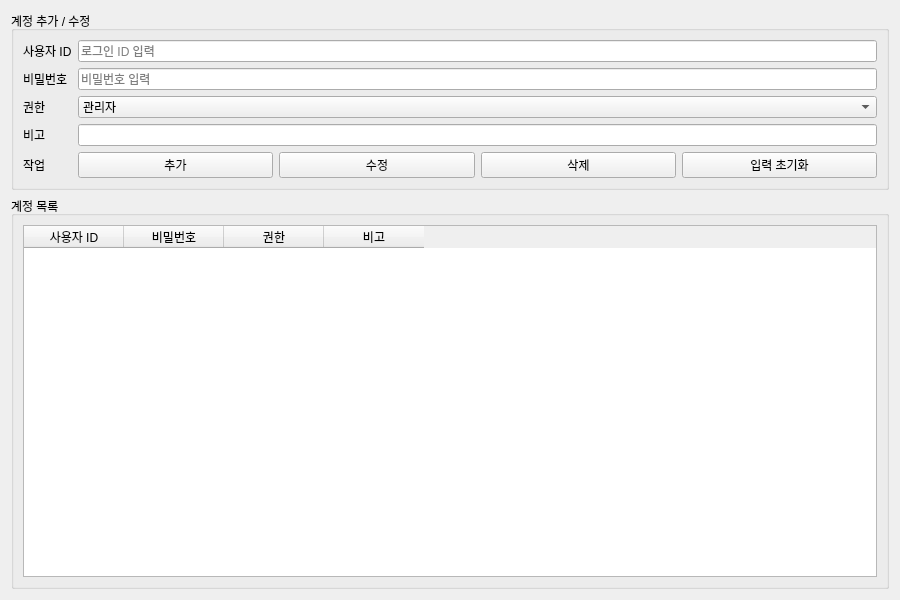
<?xml version="1.0" encoding="UTF-8"?>
<ui version="4.0">
 <class>account_admin</class>
 <widget class="QWidget" name="account_admin">
  <property name="geometry">
   <rect>
    <x>0</x>
    <y>0</y>
    <width>900</width>
    <height>600</height>
   </rect>
  </property>
  <property name="windowTitle">
   <string>계정 관리</string>
  </property>
  <layout class="QVBoxLayout" name="verticalLayout">
   <item>
    <widget class="QGroupBox" name="gbUserEdit">
     <property name="title">
      <string>계정 추가 / 수정</string>
     </property>
     <layout class="QFormLayout" name="formLayoutUser">
      <item row="0" column="0">
       <widget class="QLabel" name="lbUserId">
        <property name="text">
         <string>사용자 ID</string>
        </property>
       </widget>
      </item>
      <item row="0" column="1">
       <widget class="QLineEdit" name="leUserId">
        <property name="placeholderText">
         <string>로그인 ID 입력</string>
        </property>
       </widget>
      </item>
      <item row="1" column="0">
       <widget class="QLabel" name="lbUserName">
        <property name="text">
         <string>비밀번호</string>
        </property>
       </widget>
      </item>
      <item row="1" column="1">
       <widget class="QLineEdit" name="leUserName">
        <property name="placeholderText">
         <string>비밀번호 입력</string>
        </property>
       </widget>
      </item>
      <item row="2" column="0">
       <widget class="QLabel" name="lbRole">
        <property name="text">
         <string>권한</string>
        </property>
       </widget>
      </item>
      <item row="2" column="1">
       <widget class="QComboBox" name="cbRole">
        <item>
         <property name="text">
          <string>관리자</string>
         </property>
        </item>
        <item>
         <property name="text">
          <string>키오스크</string>
         </property>
        </item>
        <item>
         <property name="text">
          <string>의료진</string>
         </property>
        </item>
       </widget>
      </item>
      <item row="3" column="0">
       <widget class="QLabel" name="lbNote">
        <property name="text">
         <string>비고</string>
        </property>
       </widget>
      </item>
      <item row="3" column="1">
       <widget class="QLineEdit" name="leNote"/>
      </item>
      <item row="4" column="0">
       <widget class="QLabel" name="lbButtons">
        <property name="text">
         <string>작업</string>
        </property>
       </widget>
      </item>
      <item row="4" column="1">
       <layout class="QHBoxLayout" name="hlButtons">
        <item>
         <widget class="QPushButton" name="pbAddUser">
          <property name="text">
           <string>추가</string>
          </property>
         </widget>
        </item>
        <item>
         <widget class="QPushButton" name="pbUpdateUser">
          <property name="text">
           <string>수정</string>
          </property>
         </widget>
        </item>
        <item>
         <widget class="QPushButton" name="pbDeleteUser">
          <property name="text">
           <string>삭제</string>
          </property>
         </widget>
        </item>
        <item>
         <widget class="QPushButton" name="pbClearForm">
          <property name="text">
           <string>입력 초기화</string>
          </property>
         </widget>
        </item>
       </layout>
      </item>
     </layout>
    </widget>
   </item>
   <item>
    <widget class="QGroupBox" name="gbUserList">
     <property name="title">
      <string>계정 목록</string>
     </property>
     <layout class="QVBoxLayout" name="vlUserList">
      <item>
       <widget class="QTableWidget" name="twUserList">
        <property name="rowCount">
         <number>0</number>
        </property>
        <property name="columnCount">
         <number>4</number>
        </property>
        <column>
         <property name="text">
          <string>사용자 ID</string>
         </property>
        </column>
        <column>
         <property name="text">
          <string>비밀번호</string>
         </property>
        </column>
        <column>
         <property name="text">
          <string>권한</string>
         </property>
        </column>
        <column>
         <property name="text">
          <string>비고</string>
         </property>
        </column>
       </widget>
      </item>
     </layout>
    </widget>
   </item>
  </layout>
 </widget>
 <resources/>
 <connections/>
</ui>
